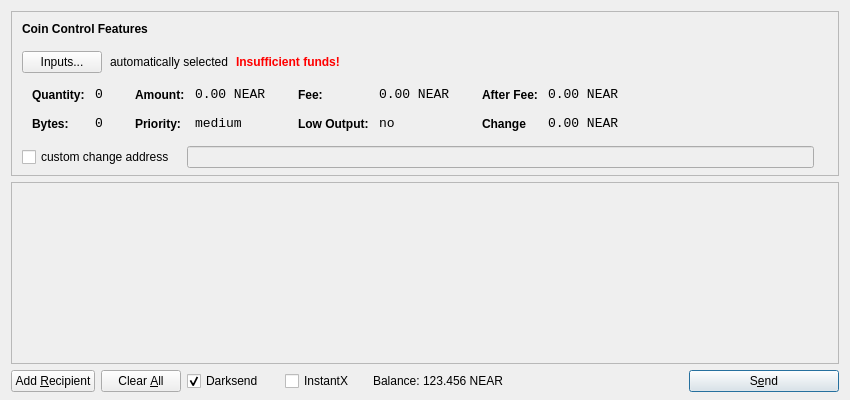
<?xml version="1.0" encoding="UTF-8"?>
<ui version="4.0">
 <class>SendCoinsDialog</class>
 <widget class="QDialog" name="SendCoinsDialog">
  <property name="geometry">
   <rect>
    <x>0</x>
    <y>0</y>
    <width>850</width>
    <height>400</height>
   </rect>
  </property>
  <property name="windowTitle">
   <string>Send Coins</string>
  </property>
  <layout class="QVBoxLayout" name="verticalLayout" stretch="0,1,0">
   <property name="bottomMargin">
    <number>8</number>
   </property>
   <item>
    <widget class="QFrame" name="frameCoinControl">
     <property name="sizePolicy">
      <sizepolicy hsizetype="Expanding" vsizetype="Expanding">
       <horstretch>0</horstretch>
       <verstretch>0</verstretch>
      </sizepolicy>
     </property>
     <property name="maximumSize">
      <size>
       <width>16777215</width>
       <height>16777215</height>
      </size>
     </property>
     <property name="frameShape">
      <enum>QFrame::StyledPanel</enum>
     </property>
     <property name="frameShadow">
      <enum>QFrame::Sunken</enum>
     </property>
     <layout class="QVBoxLayout" name="verticalLayoutCoinControl2">
      <property name="spacing">
       <number>-1</number>
      </property>
      <property name="leftMargin">
       <number>0</number>
      </property>
      <property name="topMargin">
       <number>0</number>
      </property>
      <property name="rightMargin">
       <number>0</number>
      </property>
      <property name="bottomMargin">
       <number>6</number>
      </property>
      <item>
       <layout class="QVBoxLayout" name="verticalLayoutCoinControl" stretch="0,0,0,0,1">
        <property name="spacing">
         <number>0</number>
        </property>
        <property name="leftMargin">
         <number>10</number>
        </property>
        <property name="topMargin">
         <number>10</number>
        </property>
        <item>
         <layout class="QHBoxLayout" name="horizontalLayoutCoinControl1">
          <property name="bottomMargin">
           <number>15</number>
          </property>
          <item>
           <widget class="QLabel" name="labelCoinControlFeatures">
            <property name="sizePolicy">
             <sizepolicy hsizetype="Preferred" vsizetype="Maximum">
              <horstretch>0</horstretch>
              <verstretch>0</verstretch>
             </sizepolicy>
            </property>
            <property name="font">
             <font>
              <weight>75</weight>
              <bold>true</bold>
             </font>
            </property>
            <property name="styleSheet">
             <string notr="true">font-weight:bold;</string>
            </property>
            <property name="text">
             <string>Coin Control Features</string>
            </property>
           </widget>
          </item>
         </layout>
        </item>
        <item>
         <layout class="QHBoxLayout" name="horizontalLayoutCoinControl2" stretch="0,0,0,0">
          <property name="spacing">
           <number>8</number>
          </property>
          <property name="bottomMargin">
           <number>10</number>
          </property>
          <item>
           <widget class="QPushButton" name="pushButtonCoinControl">
            <property name="styleSheet">
             <string notr="true"/>
            </property>
            <property name="text">
             <string>Inputs...</string>
            </property>
           </widget>
          </item>
          <item>
           <widget class="QLabel" name="labelCoinControlAutomaticallySelected">
            <property name="text">
             <string>automatically selected</string>
            </property>
            <property name="margin">
             <number>5</number>
            </property>
           </widget>
          </item>
          <item>
           <widget class="QLabel" name="labelCoinControlInsuffFunds">
            <property name="font">
             <font>
              <weight>75</weight>
              <bold>true</bold>
             </font>
            </property>
            <property name="styleSheet">
             <string notr="true">color:red;font-weight:bold;</string>
            </property>
            <property name="text">
             <string>Insufficient funds!</string>
            </property>
            <property name="margin">
             <number>5</number>
            </property>
           </widget>
          </item>
          <item>
           <spacer name="horizontalSpacerCoinControl">
            <property name="orientation">
             <enum>Qt::Horizontal</enum>
            </property>
            <property name="sizeHint" stdset="0">
             <size>
              <width>40</width>
              <height>1</height>
             </size>
            </property>
           </spacer>
          </item>
         </layout>
        </item>
        <item>
         <widget class="QWidget" name="widgetCoinControl" native="true">
          <property name="sizePolicy">
           <sizepolicy hsizetype="Preferred" vsizetype="Preferred">
            <horstretch>0</horstretch>
            <verstretch>0</verstretch>
           </sizepolicy>
          </property>
          <property name="minimumSize">
           <size>
            <width>0</width>
            <height>0</height>
           </size>
          </property>
          <property name="styleSheet">
           <string notr="true"/>
          </property>
          <layout class="QHBoxLayout" name="horizontalLayoutCoinControl5">
           <property name="margin">
            <number>0</number>
           </property>
           <item>
            <layout class="QHBoxLayout" name="horizontalLayoutCoinControl3" stretch="0,0,0,1">
             <property name="spacing">
              <number>20</number>
             </property>
             <property name="topMargin">
              <number>0</number>
             </property>
             <property name="bottomMargin">
              <number>10</number>
             </property>
             <item>
              <layout class="QFormLayout" name="formLayoutCoinControl1">
               <property name="horizontalSpacing">
                <number>10</number>
               </property>
               <property name="verticalSpacing">
                <number>14</number>
               </property>
               <property name="leftMargin">
                <number>10</number>
               </property>
               <property name="topMargin">
                <number>4</number>
               </property>
               <property name="rightMargin">
                <number>6</number>
               </property>
               <item row="0" column="0">
                <widget class="QLabel" name="labelCoinControlQuantityText">
                 <property name="styleSheet">
                  <string notr="true">font-weight:bold;</string>
                 </property>
                 <property name="text">
                  <string>Quantity:</string>
                 </property>
                 <property name="margin">
                  <number>0</number>
                 </property>
                </widget>
               </item>
               <item row="0" column="1">
                <widget class="QLabel" name="labelCoinControlQuantity">
                 <property name="font">
                  <font>
                   <family>Monospace</family>
                   <pointsize>10</pointsize>
                  </font>
                 </property>
                 <property name="cursor">
                  <cursorShape>IBeamCursor</cursorShape>
                 </property>
                 <property name="contextMenuPolicy">
                  <enum>Qt::ActionsContextMenu</enum>
                 </property>
                 <property name="text">
                  <string>0</string>
                 </property>
                 <property name="margin">
                  <number>0</number>
                 </property>
                 <property name="textInteractionFlags">
                  <set>Qt::LinksAccessibleByMouse|Qt::TextSelectableByKeyboard|Qt::TextSelectableByMouse</set>
                 </property>
                </widget>
               </item>
               <item row="1" column="0">
                <widget class="QLabel" name="labelCoinControlBytesText">
                 <property name="styleSheet">
                  <string notr="true">font-weight:bold;</string>
                 </property>
                 <property name="text">
                  <string>Bytes:</string>
                 </property>
                </widget>
               </item>
               <item row="1" column="1">
                <widget class="QLabel" name="labelCoinControlBytes">
                 <property name="font">
                  <font>
                   <family>Monospace</family>
                   <pointsize>10</pointsize>
                  </font>
                 </property>
                 <property name="cursor">
                  <cursorShape>IBeamCursor</cursorShape>
                 </property>
                 <property name="contextMenuPolicy">
                  <enum>Qt::ActionsContextMenu</enum>
                 </property>
                 <property name="text">
                  <string>0</string>
                 </property>
                 <property name="textInteractionFlags">
                  <set>Qt::LinksAccessibleByMouse|Qt::TextSelectableByKeyboard|Qt::TextSelectableByMouse</set>
                 </property>
                </widget>
               </item>
              </layout>
             </item>
             <item>
              <layout class="QFormLayout" name="formLayoutCoinControl2">
               <property name="horizontalSpacing">
                <number>10</number>
               </property>
               <property name="verticalSpacing">
                <number>14</number>
               </property>
               <property name="leftMargin">
                <number>6</number>
               </property>
               <property name="topMargin">
                <number>4</number>
               </property>
               <property name="rightMargin">
                <number>6</number>
               </property>
               <item row="0" column="0">
                <widget class="QLabel" name="labelCoinControlAmountText">
                 <property name="styleSheet">
                  <string notr="true">font-weight:bold;</string>
                 </property>
                 <property name="text">
                  <string>Amount:</string>
                 </property>
                 <property name="margin">
                  <number>0</number>
                 </property>
                </widget>
               </item>
               <item row="0" column="1">
                <widget class="QLabel" name="labelCoinControlAmount">
                 <property name="font">
                  <font>
                   <family>Monospace</family>
                   <pointsize>10</pointsize>
                  </font>
                 </property>
                 <property name="cursor">
                  <cursorShape>IBeamCursor</cursorShape>
                 </property>
                 <property name="contextMenuPolicy">
                  <enum>Qt::ActionsContextMenu</enum>
                 </property>
                 <property name="text">
                  <string>0.00 NEAR</string>
                 </property>
                 <property name="textInteractionFlags">
                  <set>Qt::LinksAccessibleByMouse|Qt::TextSelectableByKeyboard|Qt::TextSelectableByMouse</set>
                 </property>
                </widget>
               </item>
               <item row="1" column="0">
                <widget class="QLabel" name="labelCoinControlPriorityText">
                 <property name="styleSheet">
                  <string notr="true">font-weight:bold;</string>
                 </property>
                 <property name="text">
                  <string>Priority:</string>
                 </property>
                </widget>
               </item>
               <item row="1" column="1">
                <widget class="QLabel" name="labelCoinControlPriority">
                 <property name="font">
                  <font>
                   <family>Monospace</family>
                   <pointsize>10</pointsize>
                  </font>
                 </property>
                 <property name="cursor">
                  <cursorShape>IBeamCursor</cursorShape>
                 </property>
                 <property name="contextMenuPolicy">
                  <enum>Qt::ActionsContextMenu</enum>
                 </property>
                 <property name="text">
                  <string>medium</string>
                 </property>
                 <property name="textInteractionFlags">
                  <set>Qt::LinksAccessibleByMouse|Qt::TextSelectableByKeyboard|Qt::TextSelectableByMouse</set>
                 </property>
                </widget>
               </item>
              </layout>
             </item>
             <item>
              <layout class="QFormLayout" name="formLayoutCoinControl3">
               <property name="horizontalSpacing">
                <number>10</number>
               </property>
               <property name="verticalSpacing">
                <number>14</number>
               </property>
               <property name="leftMargin">
                <number>6</number>
               </property>
               <property name="topMargin">
                <number>4</number>
               </property>
               <property name="rightMargin">
                <number>6</number>
               </property>
               <item row="0" column="0">
                <widget class="QLabel" name="labelCoinControlFeeText">
                 <property name="styleSheet">
                  <string notr="true">font-weight:bold;</string>
                 </property>
                 <property name="text">
                  <string>Fee:</string>
                 </property>
                 <property name="margin">
                  <number>0</number>
                 </property>
                </widget>
               </item>
               <item row="0" column="1">
                <widget class="QLabel" name="labelCoinControlFee">
                 <property name="font">
                  <font>
                   <family>Monospace</family>
                   <pointsize>10</pointsize>
                  </font>
                 </property>
                 <property name="cursor">
                  <cursorShape>IBeamCursor</cursorShape>
                 </property>
                 <property name="contextMenuPolicy">
                  <enum>Qt::ActionsContextMenu</enum>
                 </property>
                 <property name="text">
                  <string>0.00 NEAR</string>
                 </property>
                 <property name="textInteractionFlags">
                  <set>Qt::LinksAccessibleByMouse|Qt::TextSelectableByKeyboard|Qt::TextSelectableByMouse</set>
                 </property>
                </widget>
               </item>
               <item row="1" column="0">
                <widget class="QLabel" name="labelCoinControlLowOutputText">
                 <property name="styleSheet">
                  <string notr="true">font-weight:bold;</string>
                 </property>
                 <property name="text">
                  <string>Low Output:</string>
                 </property>
                </widget>
               </item>
               <item row="1" column="1">
                <widget class="QLabel" name="labelCoinControlLowOutput">
                 <property name="font">
                  <font>
                   <family>Monospace</family>
                   <pointsize>10</pointsize>
                  </font>
                 </property>
                 <property name="cursor">
                  <cursorShape>IBeamCursor</cursorShape>
                 </property>
                 <property name="contextMenuPolicy">
                  <enum>Qt::ActionsContextMenu</enum>
                 </property>
                 <property name="text">
                  <string>no</string>
                 </property>
                 <property name="textInteractionFlags">
                  <set>Qt::LinksAccessibleByMouse|Qt::TextSelectableByKeyboard|Qt::TextSelectableByMouse</set>
                 </property>
                </widget>
               </item>
              </layout>
             </item>
             <item>
              <layout class="QFormLayout" name="formLayoutCoinControl4">
               <property name="horizontalSpacing">
                <number>10</number>
               </property>
               <property name="verticalSpacing">
                <number>14</number>
               </property>
               <property name="leftMargin">
                <number>6</number>
               </property>
               <property name="topMargin">
                <number>4</number>
               </property>
               <property name="rightMargin">
                <number>6</number>
               </property>
               <item row="0" column="0">
                <widget class="QLabel" name="labelCoinControlAfterFeeText">
                 <property name="styleSheet">
                  <string notr="true">font-weight:bold;</string>
                 </property>
                 <property name="text">
                  <string>After Fee:</string>
                 </property>
                 <property name="margin">
                  <number>0</number>
                 </property>
                </widget>
               </item>
               <item row="0" column="1">
                <widget class="QLabel" name="labelCoinControlAfterFee">
                 <property name="font">
                  <font>
                   <family>Monospace</family>
                   <pointsize>10</pointsize>
                  </font>
                 </property>
                 <property name="cursor">
                  <cursorShape>IBeamCursor</cursorShape>
                 </property>
                 <property name="contextMenuPolicy">
                  <enum>Qt::ActionsContextMenu</enum>
                 </property>
                 <property name="text">
                  <string>0.00 NEAR</string>
                 </property>
                 <property name="textInteractionFlags">
                  <set>Qt::LinksAccessibleByMouse|Qt::TextSelectableByKeyboard|Qt::TextSelectableByMouse</set>
                 </property>
                </widget>
               </item>
               <item row="1" column="0">
                <widget class="QLabel" name="labelCoinControlChangeText">
                 <property name="styleSheet">
                  <string notr="true">font-weight:bold;</string>
                 </property>
                 <property name="text">
                  <string>Change</string>
                 </property>
                </widget>
               </item>
               <item row="1" column="1">
                <widget class="QLabel" name="labelCoinControlChange">
                 <property name="font">
                  <font>
                   <family>Monospace</family>
                   <pointsize>10</pointsize>
                  </font>
                 </property>
                 <property name="cursor">
                  <cursorShape>IBeamCursor</cursorShape>
                 </property>
                 <property name="contextMenuPolicy">
                  <enum>Qt::ActionsContextMenu</enum>
                 </property>
                 <property name="text">
                  <string>0.00 NEAR</string>
                 </property>
                 <property name="textInteractionFlags">
                  <set>Qt::LinksAccessibleByMouse|Qt::TextSelectableByKeyboard|Qt::TextSelectableByMouse</set>
                 </property>
                </widget>
               </item>
              </layout>
             </item>
            </layout>
           </item>
          </layout>
         </widget>
        </item>
        <item>
         <layout class="QHBoxLayout" name="horizontalLayoutCoinControl4" stretch="0,0,0">
          <property name="spacing">
           <number>12</number>
          </property>
          <property name="sizeConstraint">
           <enum>QLayout::SetDefaultConstraint</enum>
          </property>
          <property name="topMargin">
           <number>5</number>
          </property>
          <property name="rightMargin">
           <number>5</number>
          </property>
          <item>
           <widget class="QCheckBox" name="checkBoxCoinControlChange">
            <property name="text">
             <string>custom change address</string>
            </property>
           </widget>
          </item>
          <item>
           <widget class="QLineEdit" name="lineEditCoinControlChange">
            <property name="enabled">
             <bool>false</bool>
            </property>
            <property name="sizePolicy">
             <sizepolicy hsizetype="Expanding" vsizetype="Fixed">
              <horstretch>0</horstretch>
              <verstretch>0</verstretch>
             </sizepolicy>
            </property>
           </widget>
          </item>
          <item>
           <widget class="QLabel" name="labelCoinControlChangeLabel">
            <property name="sizePolicy">
             <sizepolicy hsizetype="Preferred" vsizetype="Expanding">
              <horstretch>0</horstretch>
              <verstretch>0</verstretch>
             </sizepolicy>
            </property>
            <property name="minimumSize">
             <size>
              <width>0</width>
              <height>0</height>
             </size>
            </property>
            <property name="text">
             <string/>
            </property>
            <property name="margin">
             <number>3</number>
            </property>
           </widget>
          </item>
         </layout>
        </item>
        <item>
         <spacer name="verticalSpacerCoinControl">
          <property name="orientation">
           <enum>Qt::Vertical</enum>
          </property>
          <property name="sizeHint" stdset="0">
           <size>
            <width>800</width>
            <height>1</height>
           </size>
          </property>
         </spacer>
        </item>
       </layout>
      </item>
     </layout>
    </widget>
   </item>
   <item>
    <widget class="QScrollArea" name="scrollArea">
     <property name="widgetResizable">
      <bool>true</bool>
     </property>
     <widget class="QWidget" name="scrollAreaWidgetContents">
      <property name="geometry">
       <rect>
        <x>0</x>
        <y>0</y>
        <width>830</width>
        <height>165</height>
       </rect>
      </property>
      <layout class="QVBoxLayout" name="verticalLayout_2">
       <property name="margin">
        <number>0</number>
       </property>
       <item>
        <layout class="QVBoxLayout" name="entries">
         <property name="spacing">
          <number>6</number>
         </property>
        </layout>
       </item>
       <item>
        <spacer name="verticalSpacer">
         <property name="orientation">
          <enum>Qt::Vertical</enum>
         </property>
         <property name="sizeHint" stdset="0">
          <size>
           <width>20</width>
           <height>40</height>
          </size>
         </property>
        </spacer>
       </item>
      </layout>
     </widget>
    </widget>
   </item>
   <item>
    <layout class="QHBoxLayout" name="horizontalLayout">
     <item>
      <widget class="QPushButton" name="addButton">
       <property name="toolTip">
        <string>Send to multiple recipients at once</string>
       </property>
       <property name="text">
        <string>Add &amp;Recipient</string>
       </property>
       <property name="autoDefault">
        <bool>false</bool>
       </property>
      </widget>
     </item>
     <item>
      <widget class="QPushButton" name="clearButton">
       <property name="sizePolicy">
        <sizepolicy hsizetype="Minimum" vsizetype="Fixed">
         <horstretch>0</horstretch>
         <verstretch>0</verstretch>
        </sizepolicy>
       </property>
       <property name="toolTip">
        <string>Remove all transaction fields</string>
       </property>
       <property name="text">
        <string>Clear &amp;All</string>
       </property>
       <property name="autoRepeatDelay">
        <number>300</number>
       </property>
       <property name="autoDefault">
        <bool>false</bool>
       </property>
      </widget>
     </item>
     <item>
      <layout class="QHBoxLayout" name="horizontalLayout_2">
       <property name="spacing">
        <number>3</number>
       </property>
        <item>
        <widget class="QCheckBox" name="checkUseDarksend">
         <property name="minimumSize">
          <size>
           <width>95</width>
           <height>0</height>
          </size>
         </property>
         <property name="text">
          <string>Darksend</string>
         </property>
         <property name="checked">
          <bool>true</bool>
         </property>
        </widget>
       </item>
       <item>
        <widget class="QCheckBox" name="checkInstantX">
         <property name="enabled">
          <bool>true</bool>
         </property>
         <property name="minimumSize">
          <size>
           <width>85</width>
           <height>0</height>
          </size>
         </property>
         <property name="text">
          <string>InstantX</string>
         </property>
        </widget>
       </item>
       <item>
        <widget class="QLabel" name="label">
         <property name="sizePolicy">
          <sizepolicy hsizetype="Preferred" vsizetype="Fixed">
           <horstretch>0</horstretch>
           <verstretch>0</verstretch>
          </sizepolicy>
         </property>
         <property name="text">
          <string>Balance:</string>
         </property>
        </widget>
       </item>
       <item>
        <widget class="QLabel" name="labelBalance">
         <property name="sizePolicy">
          <sizepolicy hsizetype="Preferred" vsizetype="Fixed">
           <horstretch>0</horstretch>
           <verstretch>0</verstretch>
          </sizepolicy>
         </property>
         <property name="cursor">
          <cursorShape>IBeamCursor</cursorShape>
         </property>
         <property name="text">
          <string>123.456 NEAR</string>
         </property>
         <property name="textInteractionFlags">
          <set>Qt::LinksAccessibleByMouse|Qt::TextSelectableByKeyboard|Qt::TextSelectableByMouse</set>
         </property>
        </widget>
       </item>
      </layout>
     </item>
     <item>
      <spacer name="horizontalSpacer">
       <property name="orientation">
        <enum>Qt::Horizontal</enum>
       </property>
       <property name="sizeHint" stdset="0">
        <size>
         <width>40</width>
         <height>20</height>
        </size>
       </property>
      </spacer>
     </item>
     <item>
      <widget class="QPushButton" name="sendButton">
       <property name="minimumSize">
        <size>
         <width>150</width>
         <height>0</height>
        </size>
       </property>
       <property name="toolTip">
        <string>Confirm the send action</string>
       </property>
       <property name="text">
        <string>S&amp;end</string>
       </property>
       <property name="icon">
        <iconset resource="../bitcoin.qrc">
         <normaloff>:/icons/send</normaloff>:/icons/send</iconset>
       </property>
       <property name="default">
        <bool>true</bool>
       </property>
      </widget>
     </item>
    </layout>
   </item>
  </layout>
 </widget>
 <resources>
  <include location="../bitcoin.qrc"/>
 </resources>
 <connections/>
</ui>
